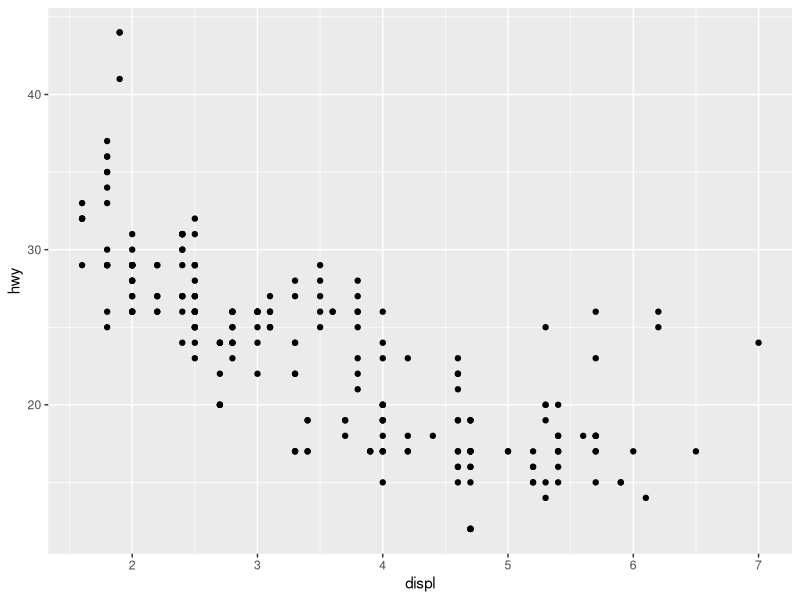
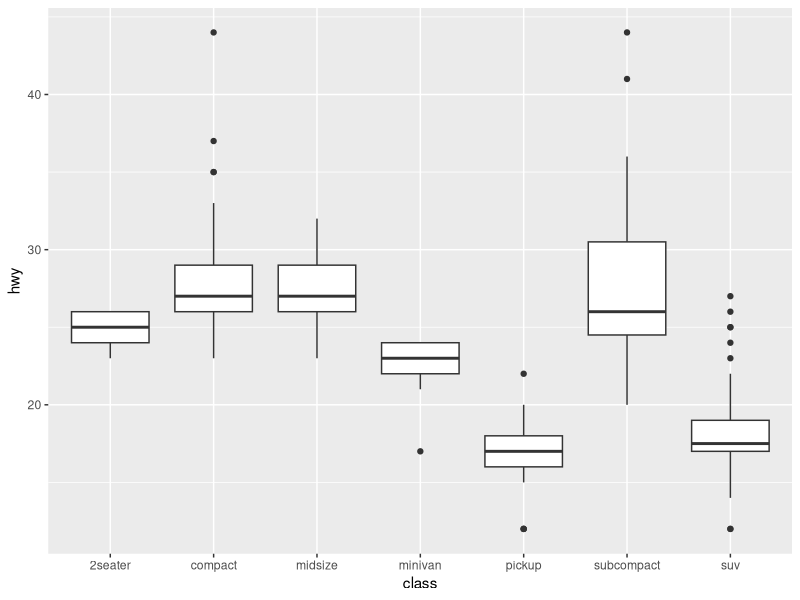
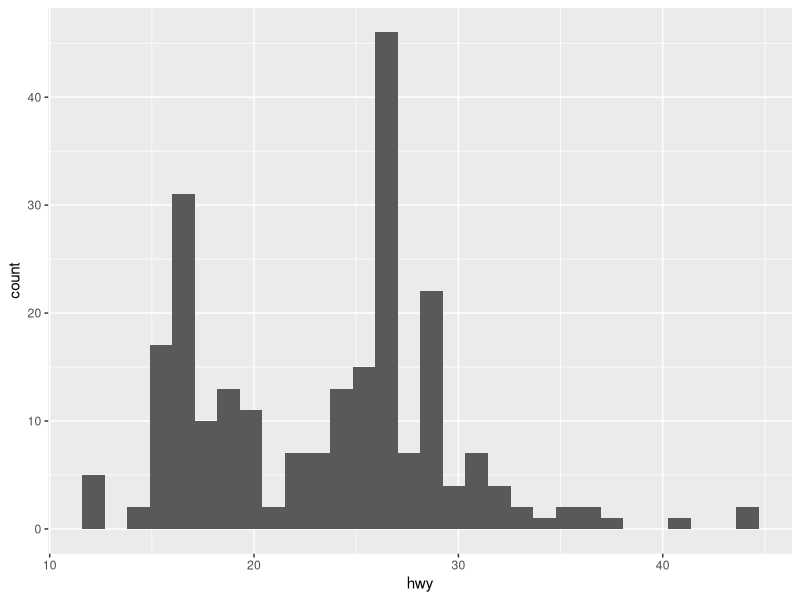
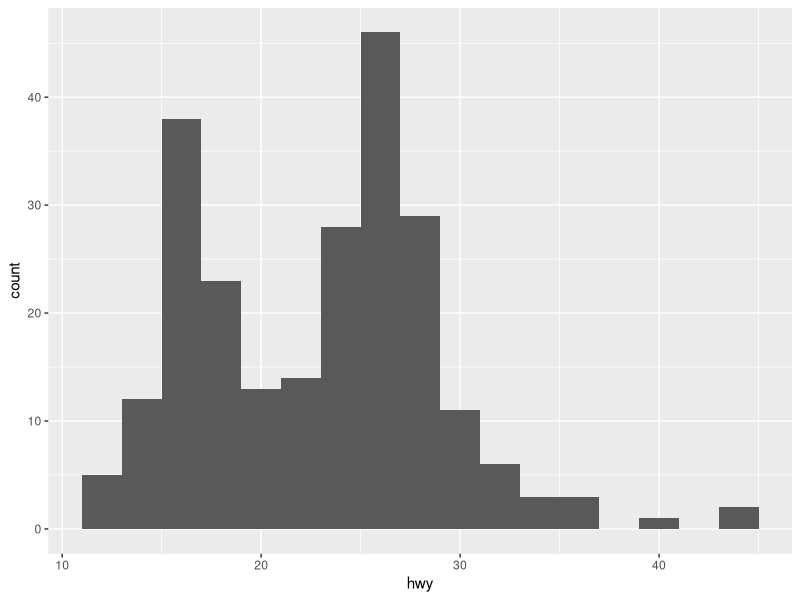
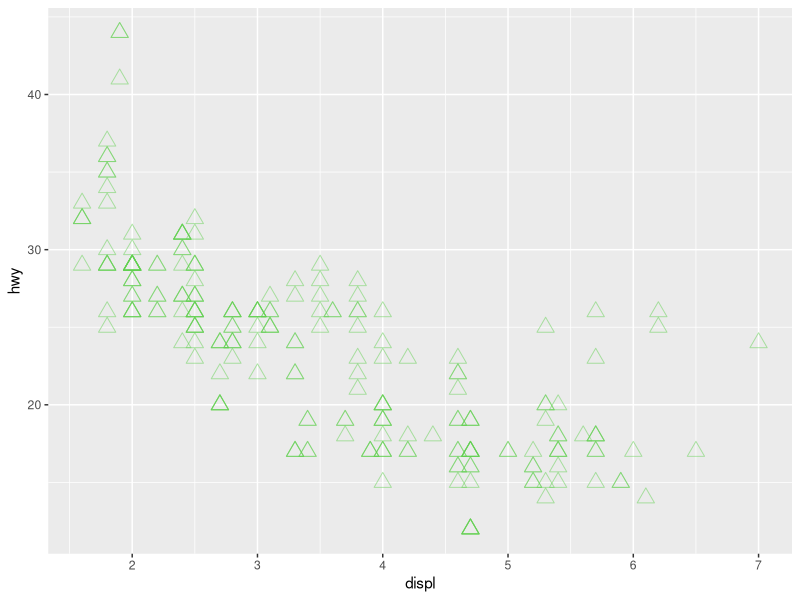
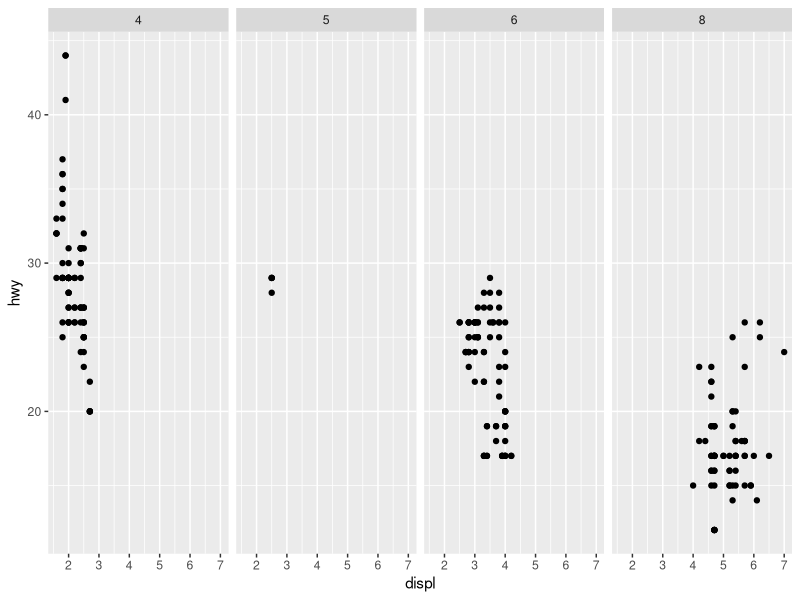
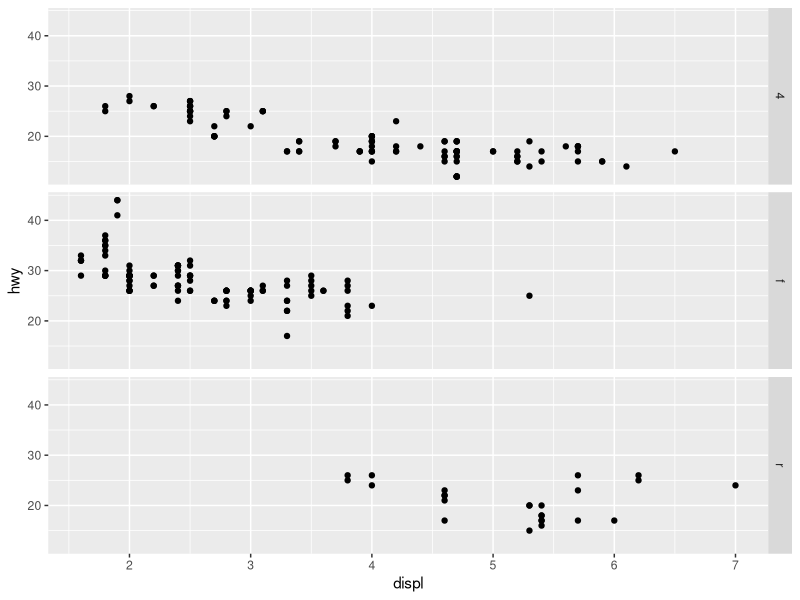
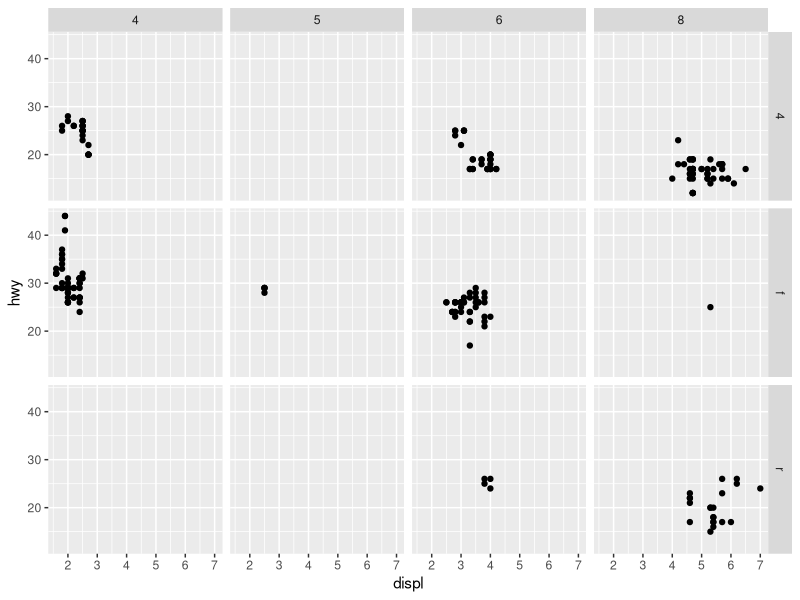

The R script that drew these images, in order:
## ---- chunk 1
#| label: setup1
#| include: false
library(rlang)


## ---- chunk 2
#| label: setup2
#| include: false
library(tidyverse)

## ---- chunk 3
#| label: loading data
head(mpg)
## ---- chunk 4
#| label: Creating ggplot graph
ggplot(data=mpg) +
  geom_point(mapping = aes(x = displ, y = hwy))
# Don't need to always put 'mapping =' when doing the code, R will understand.
## ---- chunk 5
#| label: ggplot boxplot
ggplot(data = mpg) +
  geom_boxplot(mapping = aes(x = class, y = hwy))
## ---- chunk 6
#| label: ggplot2 Histogram
ggplot(data = mpg) +
  geom_histogram(mapping = aes(x = hwy))
## ---- chunk 7
#| label: changing bin units
ggplot(data = mpg) +
  geom_histogram(binwidth = 2, mapping = aes(x = hwy))


## ---- chunk 8
#| label: Adding color, size, alpha and shape to hist.
ggplot(data = mpg) +
  geom_point(mapping = aes(x = displ, y = hwy), color = 3, size = 4, alpha = 0.5, shape = 2)
## ---- chunk 9
#| label: Difference between facet grid and wrap
# Makes a plot that the commands below will modify
q <- ggplot(mpg) + geom_point(aes(x = displ, y = hwy))

q + facet_grid(. ~ cyl)
q + facet_grid(drv ~ .)
q + facet_grid(drv ~ cyl)
q + facet_wrap(~ class)
## ---- chunk 10
#| label: Bar Chart
ggplot(data = mpg) +
  geom_bar(mapping = aes(x = class), color = 5)
## ---- chunk 11
ggplot(mpg) + 
  geom_point(aes(displ, hwy)) +
  geom_smooth(aes(displ, hwy)) 
#  ggsave("example.jpg")
